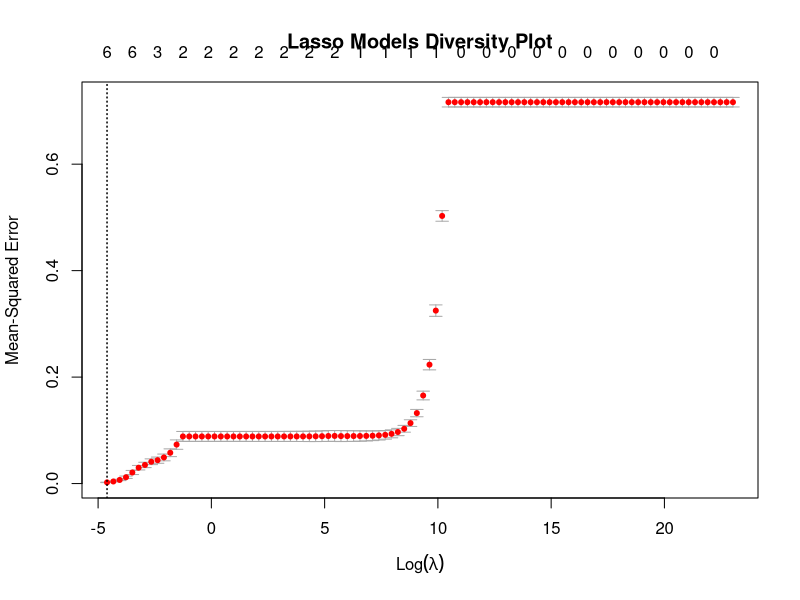

Write R code to recreate this figure. (Note: this script raises an error after producing the figure.)
library(glmnet)

# read in data
train_data <- read.csv("data/cleaned-data/train-clean-data.csv")
test_data <- read.csv("data/cleaned-data/test-clean-data.csv")
full_data <- read.csv("data/cleaned-data/clean-data.csv")

train_data <- train_data[,-1]
train_data[, c("UNITID", "INSTNM", "STABBR", "CITY", "ZIP", "GENDER_DIV", "RACE_DIV", "MARITAL_STATUS_DIV", "FIRST_GEN_DIV")] <- NULL

test_data <- test_data[,-1]
test_data[, c("UNITID", "INSTNM", "STABBR", "CITY", "ZIP", "GENDER_DIV", "RACE_DIV", "MARITAL_STATUS_DIV", "FIRST_GEN_DIV")] <- NULL

full_data <- full_data[,-1]
full_data[, c("UNITID", "INSTNM", "STABBR", "CITY", "ZIP", "GENDER_DIV", "RACE_DIV", "MARITAL_STATUS_DIV", "FIRST_GEN_DIV")] <- NULL

### TRAIN ###
train_x <- as.matrix(train_data)
train_y <- train_data$DIV_SCORE
grid <- 10^seq(10, -2, length = 100)
set.seed(100)
lasso.mod <- cv.glmnet(train_x, train_y, intercept = FALSE, standardize = FALSE, lambda = grid, alpha = 1)

# save plot
png("images/lasso-diversity-models-plot.png")
plot(lasso.mod, main = "Lasso Models Diversity Plot")
dev.off()

# model selection
min_lambda <- lasso.mod$lambda.min
best_fit <- glmnet(train_x, train_y, intercept = FALSE, standardize = FALSE, lambda = min_lambda, alpha = 1)

### TEST ###
test_x <- as.matrix(test_data)
target_y <- test_data$DIV_SCORE
# test set prediction -- MSE
lasso.pred <- predict(best_fit, newx = test_x)
lasso_test_mse <- mean((lasso.pred - target_y)^2)

### FULL DATASET ###
full_x <- as.matrix(full_data)
full_y <- full_data$DIV_SCORE

official_fit <- glmnet(full_x, full_y, intercept = FALSE, standardize = FALSE, lambda = min_lambda, alpha = 1)
lasso_official_coef <- coef(official_fit)

# save RData
save(lasso.mod, min_lambda, lasso_test_mse, lasso_official_coef, file = "data/regressions/lasso-diversity-models.RData")
